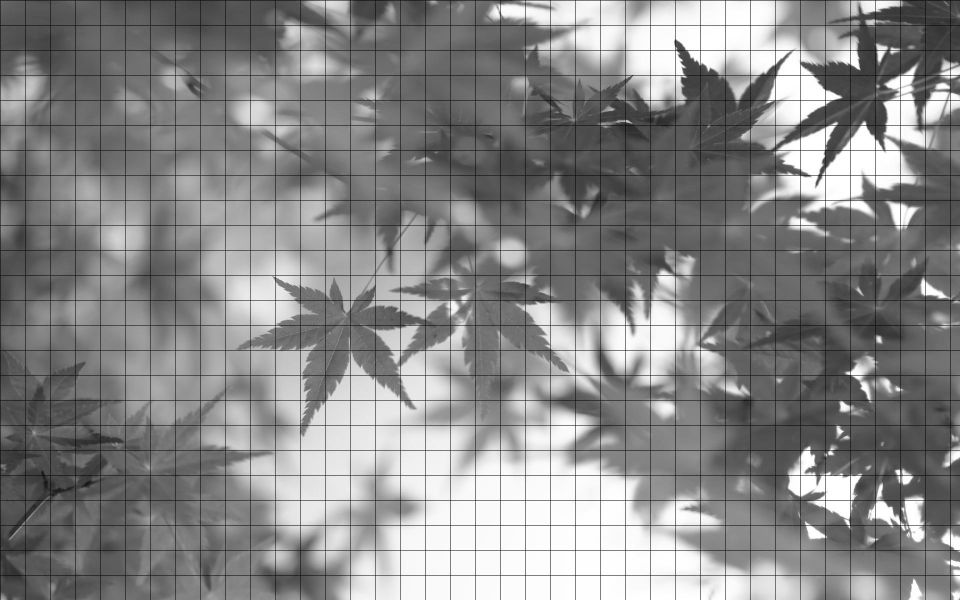
#> input picture dft/images/folhas_Reticulada.jpg, 1920 x 1200 px (shown at 1/2 size)
$ python main.py
#> lines starting #> are read from the running program, lines starting #| are printed output that depends on the picture
import numpy as np
import matplotlib.pyplot as plt
from skimage.io import imread, imshow
from skimage.color import rgb2hsv, rgb2gray, rgb2yuv
from skimage import color, exposure, transform
from skimage.exposure import equalize_hist


PATH_FOLHA = "images/folhas.jpg"
PATH_FOLHA_RETICULADA = "images/folhas_Reticulada.jpg"

if __name__ == "__main__":
    # Abra a imagem
    folha_image = imread(PATH_FOLHA_RETICULADA, as_gray=True)
#> folha_image is the input picture: shape (1200, 1920); min 0, max 255, mean 135.9

    folha_image_fourier = np.fft.fftshift(np.fft.fft2(folha_image))

    plt.imshow(np.log(abs(folha_image_fourier)), cmap='gray')
    plt.savefig("results/folha_fourier.png")
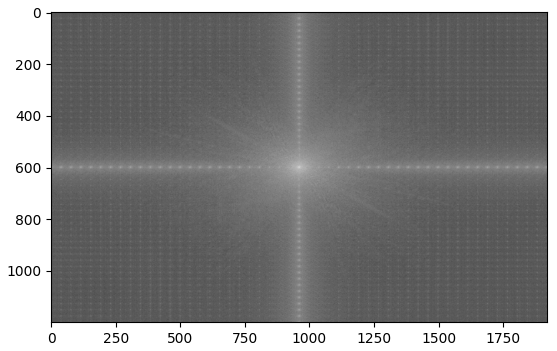
#> figure drawn by matplotlib, 1 panel

    # Aplicando mascara
    f_size = 15

    folha_image_fourier[:581, 953:977] = 1
    folha_image_fourier[-581:,953:977] = 1

    folha_image_fourier[580:610, :923] = 1
    folha_image_fourier[580:610,-923:] = 1

    plt.imshow(np.log(abs(folha_image_fourier)), cmap='gray')
    plt.savefig("results/folha_mask_fourier.png")
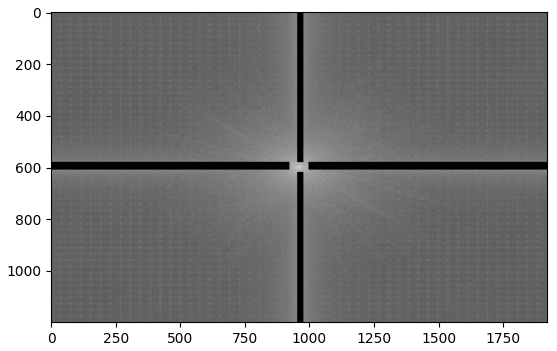
#> figure drawn by matplotlib, 1 panel

    plt.show()

    folha_image_inverse_fourier = abs(np.fft.ifft2(folha_image_fourier))
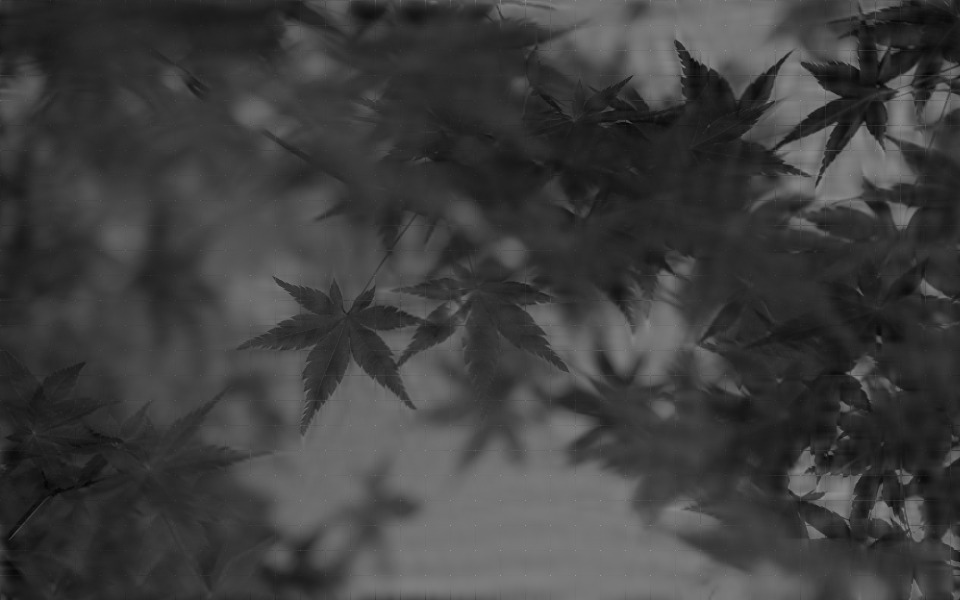
#> folha_image_inverse_fourier: shape (1200, 1920) float64 (shown at 1/2 size); min 13.31, max 505.5, mean 135.9; drawn with min black and max white

    plt.imshow(folha_image_inverse_fourier, cmap='gray')
    plt.savefig("results/folha_inverse_fourier.png")
